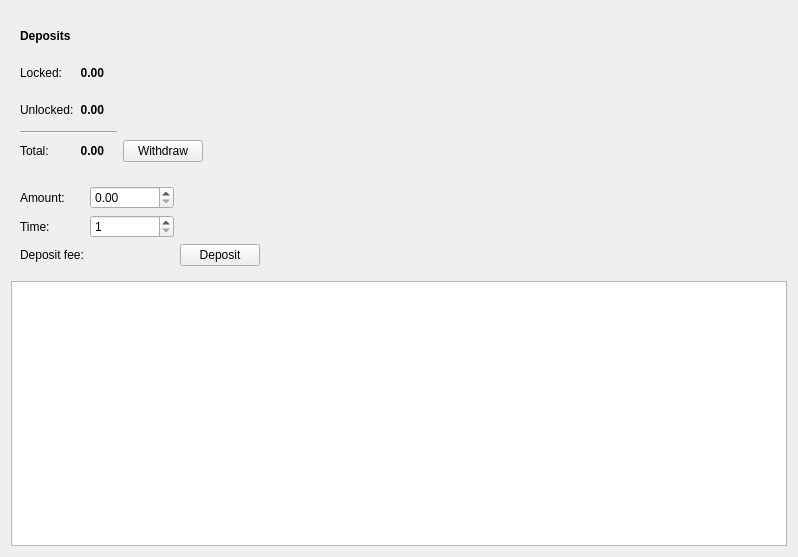
<?xml version="1.0" encoding="UTF-8"?>
<ui version="4.0">
 <class>DepositsFrame</class>
 <widget class="QFrame" name="DepositsFrame">
  <property name="geometry">
   <rect>
    <x>0</x>
    <y>0</y>
    <width>798</width>
    <height>557</height>
   </rect>
  </property>
  <property name="windowTitle">
   <string>Frame</string>
  </property>
  <property name="frameShape">
   <enum>QFrame::NoFrame</enum>
  </property>
  <property name="frameShadow">
   <enum>QFrame::Raised</enum>
  </property>
  <layout class="QVBoxLayout" name="verticalLayout">
   <item>
    <widget class="QFrame" name="m_overviewWalletFrame">
     <property name="minimumSize">
      <size>
       <width>0</width>
       <height>160</height>
      </size>
     </property>
     <property name="maximumSize">
      <size>
       <width>16777215</width>
       <height>160</height>
      </size>
     </property>
     <property name="frameShape">
      <enum>QFrame::NoFrame</enum>
     </property>
     <property name="frameShadow">
      <enum>QFrame::Raised</enum>
     </property>
     <layout class="QGridLayout" name="gridLayout_2">
      <item row="0" column="0">
       <widget class="QLabel" name="label_7">
        <property name="font">
         <font>
          <weight>75</weight>
          <bold>true</bold>
         </font>
        </property>
        <property name="text">
         <string>Deposits</string>
        </property>
       </widget>
      </item>
      <item row="1" column="0">
       <widget class="QLabel" name="label_8">
        <property name="text">
         <string>Locked:</string>
        </property>
       </widget>
      </item>
      <item row="1" column="1" colspan="2">
       <widget class="QLabel" name="m_lockedDepositLabel">
        <property name="font">
         <font>
          <weight>75</weight>
          <bold>true</bold>
         </font>
        </property>
        <property name="text">
         <string notr="true">0.00</string>
        </property>
        <property name="alignment">
         <set>Qt::AlignRight|Qt::AlignTrailing|Qt::AlignVCenter</set>
        </property>
       </widget>
      </item>
      <item row="1" column="3">
       <widget class="QLabel" name="m_tickerLabel1">
        <property name="text">
         <string notr="true"/>
        </property>
       </widget>
      </item>
      <item row="2" column="0">
       <widget class="QLabel" name="label_9">
        <property name="text">
         <string>Unlocked:</string>
        </property>
       </widget>
      </item>
      <item row="2" column="1" colspan="2">
       <widget class="QLabel" name="m_unlockedDepositLabel">
        <property name="font">
         <font>
          <weight>75</weight>
          <bold>true</bold>
         </font>
        </property>
        <property name="text">
         <string notr="true">0.00</string>
        </property>
        <property name="alignment">
         <set>Qt::AlignRight|Qt::AlignTrailing|Qt::AlignVCenter</set>
        </property>
       </widget>
      </item>
      <item row="2" column="3">
       <widget class="QLabel" name="m_tickerLabel2">
        <property name="text">
         <string notr="true"/>
        </property>
       </widget>
      </item>
      <item row="4" column="0">
       <widget class="QLabel" name="label_10">
        <property name="text">
         <string>Total:</string>
        </property>
       </widget>
      </item>
      <item row="4" column="1" colspan="2">
       <widget class="QLabel" name="m_totalDepositLabel">
        <property name="font">
         <font>
          <weight>75</weight>
          <bold>true</bold>
         </font>
        </property>
        <property name="text">
         <string notr="true">0.00</string>
        </property>
        <property name="alignment">
         <set>Qt::AlignRight|Qt::AlignTrailing|Qt::AlignVCenter</set>
        </property>
       </widget>
      </item>
      <item row="4" column="3">
       <widget class="QLabel" name="m_tickerLabel3">
        <property name="text">
         <string notr="true"/>
        </property>
       </widget>
      </item>
      <item row="0" column="5">
       <spacer name="horizontalSpacer_2">
        <property name="orientation">
         <enum>Qt::Horizontal</enum>
        </property>
        <property name="sizeHint" stdset="0">
         <size>
          <width>40</width>
          <height>20</height>
         </size>
        </property>
       </spacer>
      </item>
      <item row="4" column="4">
       <widget class="QPushButton" name="m_withdrawButton">
        <property name="text">
         <string>Withdraw</string>
        </property>
       </widget>
      </item>
      <item row="3" column="0" colspan="4">
       <widget class="Line" name="line_2">
        <property name="orientation">
         <enum>Qt::Horizontal</enum>
        </property>
       </widget>
      </item>
     </layout>
    </widget>
   </item>
   <item>
    <widget class="QFrame" name="m_addDepositFrame">
     <property name="frameShape">
      <enum>QFrame::NoFrame</enum>
     </property>
     <property name="frameShadow">
      <enum>QFrame::Raised</enum>
     </property>
     <layout class="QGridLayout" name="gridLayout">
      <item row="0" column="1">
       <widget class="QDoubleSpinBox" name="m_amountSpin">
        <property name="maximum">
         <double>1000000000.000000000000000</double>
        </property>
       </widget>
      </item>
      <item row="1" column="2">
       <widget class="QLabel" name="m_nativeTimeLabel">
        <property name="text">
         <string/>
        </property>
       </widget>
      </item>
      <item row="1" column="1">
       <widget class="QSpinBox" name="m_timeSpin">
        <property name="minimum">
         <number>1</number>
        </property>
        <property name="maximum">
         <number>999999999</number>
        </property>
       </widget>
      </item>
      <item row="1" column="0">
       <widget class="QLabel" name="label_2">
        <property name="text">
         <string>Time:</string>
        </property>
       </widget>
      </item>
      <item row="0" column="0">
       <widget class="QLabel" name="label">
        <property name="text">
         <string>Amount:</string>
        </property>
       </widget>
      </item>
      <item row="0" column="2">
       <widget class="QLabel" name="m_interestLabel">
        <property name="text">
         <string/>
        </property>
       </widget>
      </item>
      <item row="0" column="3">
       <spacer name="horizontalSpacer">
        <property name="orientation">
         <enum>Qt::Horizontal</enum>
        </property>
        <property name="sizeHint" stdset="0">
         <size>
          <width>534</width>
          <height>20</height>
         </size>
        </property>
       </spacer>
      </item>
      <item row="2" column="2" alignment="Qt::AlignLeft">
       <widget class="QPushButton" name="m_depositButton">
        <property name="text">
         <string>Deposit</string>
        </property>
       </widget>
      </item>
      <item row="2" column="0">
       <widget class="QLabel" name="m_feeTextLabel">
        <property name="text">
         <string>Deposit fee:</string>
        </property>
       </widget>
      </item>
      <item row="2" column="1">
       <widget class="QLabel" name="m_feeLabel">
        <property name="text">
         <string/>
        </property>
       </widget>
      </item>
     </layout>
    </widget>
   </item>
   <item>
    <widget class="QTreeView" name="m_depositView"/>
   </item>
  </layout>
 </widget>
 <resources/>
 <connections>
  <connection>
   <sender>m_depositButton</sender>
   <signal>clicked()</signal>
   <receiver>DepositsFrame</receiver>
   <slot>depositClicked()</slot>
   <hints>
    <hint type="sourcelabel">
     <x>274</x>
     <y>76</y>
    </hint>
    <hint type="destinationlabel">
     <x>398</x>
     <y>278</y>
    </hint>
   </hints>
  </connection>
  <connection>
   <sender>m_withdrawButton</sender>
   <signal>clicked()</signal>
   <receiver>DepositsFrame</receiver>
   <slot>withdrawClicked()</slot>
   <hints>
    <hint type="sourcelabel">
     <x>196</x>
     <y>151</y>
    </hint>
    <hint type="destinationlabel">
     <x>398</x>
     <y>278</y>
    </hint>
   </hints>
  </connection>
  <connection>
   <sender>m_depositView</sender>
   <signal>doubleClicked(QModelIndex)</signal>
   <receiver>DepositsFrame</receiver>
   <slot>showDepositDetails(QModelIndex)</slot>
   <hints>
    <hint type="sourcelabel">
     <x>398</x>
     <y>403</y>
    </hint>
    <hint type="destinationlabel">
     <x>398</x>
     <y>278</y>
    </hint>
   </hints>
  </connection>
  <connection>
   <sender>m_timeSpin</sender>
   <signal>valueChanged(int)</signal>
   <receiver>DepositsFrame</receiver>
   <slot>timeChanged(int)</slot>
   <hints>
    <hint type="sourcelabel">
     <x>151</x>
     <y>230</y>
    </hint>
    <hint type="destinationlabel">
     <x>398</x>
     <y>278</y>
    </hint>
   </hints>
  </connection>
  <connection>
   <sender>m_amountSpin</sender>
   <signal>valueChanged(double)</signal>
   <receiver>DepositsFrame</receiver>
   <slot>depositParamsChanged()</slot>
   <hints>
    <hint type="sourcelabel">
     <x>147</x>
     <y>211</y>
    </hint>
    <hint type="destinationlabel">
     <x>398</x>
     <y>278</y>
    </hint>
   </hints>
  </connection>
  <connection>
   <sender>m_timeSpin</sender>
   <signal>valueChanged(int)</signal>
   <receiver>DepositsFrame</receiver>
   <slot>depositParamsChanged()</slot>
   <hints>
    <hint type="sourcelabel">
     <x>147</x>
     <y>249</y>
    </hint>
    <hint type="destinationlabel">
     <x>398</x>
     <y>278</y>
    </hint>
   </hints>
  </connection>
 </connections>
 <slots>
  <slot>depositClicked()</slot>
  <slot>withdrawClicked()</slot>
  <slot>showDepositDetails(QModelIndex)</slot>
  <slot>timeChanged(int)</slot>
  <slot>depositParamsChanged()</slot>
 </slots>
</ui>
